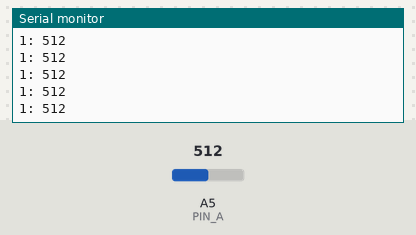
Simulated run of this sketch. Board: Arduino Uno, built with avr-gcc and run on an emulated ATmega328P. Parts: the last lines printed to the serial monitor. Inputs (shaded band) come from the test bench; at power-on: A5 (PIN_A) = 512.

Above: at 2.2 s.
2.3 s: A5 (PIN_A) set to 716
At 2.9 s:
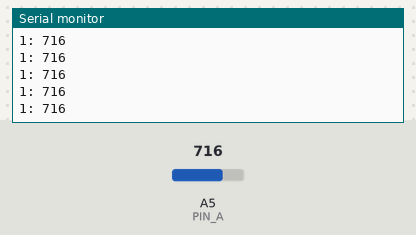
3.8 s: A5 (PIN_A) set to 900
At 4.4 s:
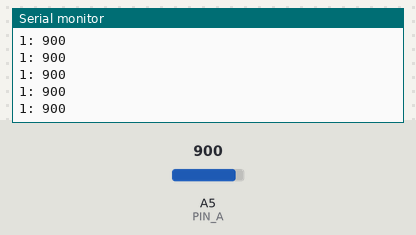
Timing chart, 0 to 6.8 s (numbered marks = the images above; inputs shaded):
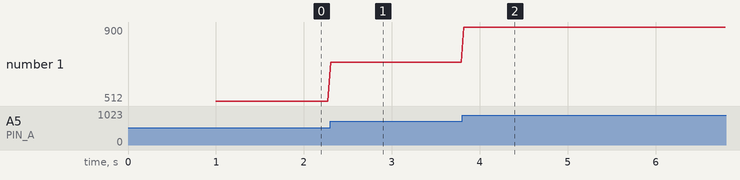

The sketch:

StackTest.ino
```cpp
#define PIN_A A5
#define PIN_D 2


void setup() {
  Serial.begin(9600);
  pinMode(PIN_D, INPUT);
  delay(1000);
}

void loop() {
  int val1 = analogRead(PIN_A);

  Serial.print("1: ");
  Serial.println(val1);


  delay(30);
}
```

Measured:
- after the input at 2.3 s, the serial monitor: prints a new line at once (image 1)
- after the input at 3.8 s, the serial monitor: prints a new line at once (image 2)
- plotted number 1: 512 → 716 after the input at 2.3 s, 716 → 900 after the input at 3.8 s
